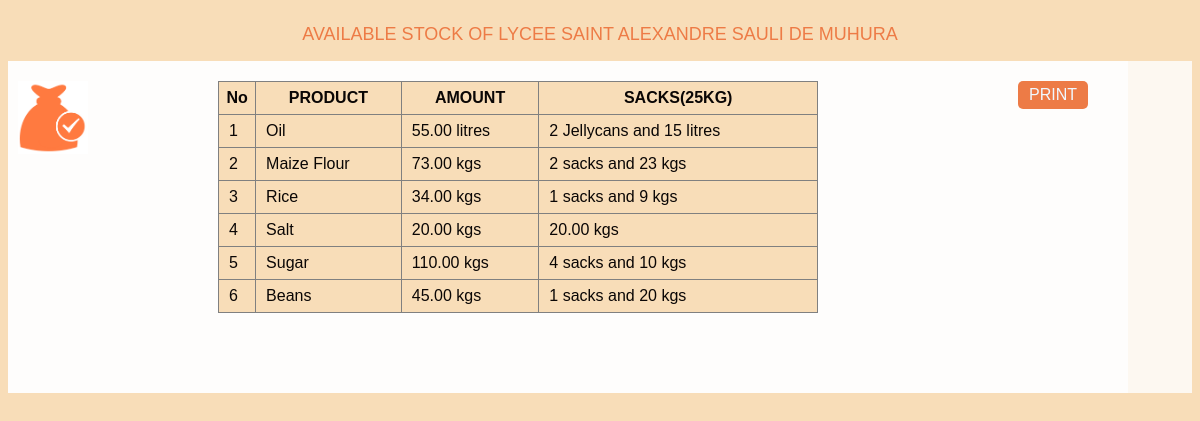
The app's page /Avaliable_stock.php, older data.
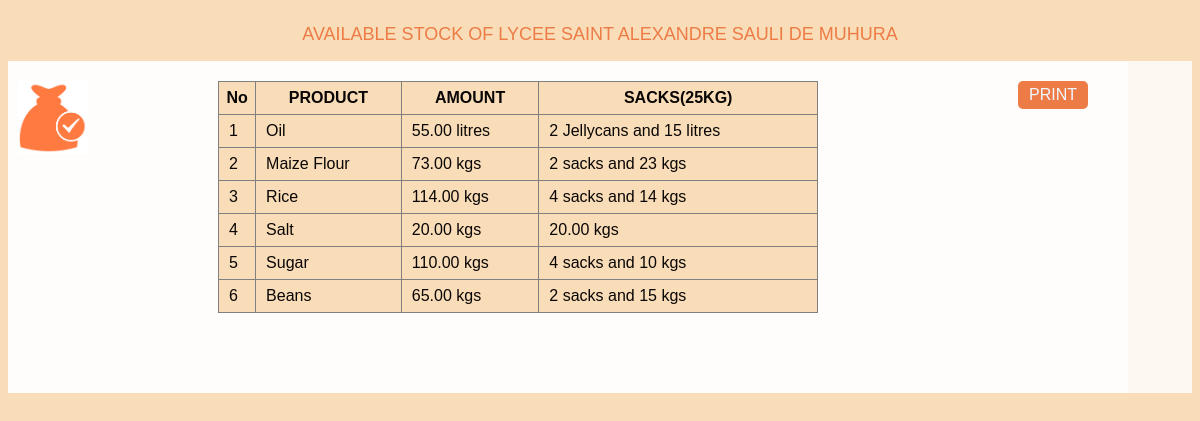
The same page, newer data.
### tables this page shows
CREATE TABLE `stock_in` (
  `id` int(11) NOT NULL,
  `pro_id` int(11) NOT NULL,
  `amount_in` decimal(13,2) NOT NULL,
  `in_date` date NOT NULL,
  `expired_date` date NOT NULL
);

CREATE TABLE `products` (
  `pro_id` int(11) NOT NULL,
  `product_name` varchar(200) NOT NULL,
  `Quantity` decimal(13,2) NOT NULL,
  `qnty_measures` varchar(50) NOT NULL DEFAULT 'kgs'
);

### Avaliable_stock.php (the view, shortened to what this page needs)
<!DOCTYPE html>
<html>
<head>
	<link rel="stylesheet" href="styles/Avaliable_stock.css">
</head>
<body>
	<div class="hidden-div">
		AVAILABLE STOCK OF LYCEE SAINT ALEXANDRE SAULI DE MUHURA
	</div>
	<div class="container">
	<div class="container-pic container-item">
<img class="image-available" src="images/av.png"><P>
</div>
			<?php
		$n=1;
		$connect=mysqli_connect('localhost','root','','lycee_smis');
		$select=mysqli_query($connect,"select products.*,stock_in.* from products,stock_in where products.pro_id=stock_in.pro_id and products.Quantity>0 GROUP BY stock_in.pro_id");
		if(mysqli_num_rows($select)>0){
			?>
			<div class="container-table container-item">
	<table class="table table-bordered table-css" border="1">
		<tr class="tabel-row">
			<th>No</th><th>PRODUCT</th><th>AMOUNT</th><th>SACKS(25KG)</th>
		</tr>
<?php
		while($fetch=mysqli_fetch_array($select)){
		if ($fetch['qnty_measures']== 'kgs') {
				$av=floor($fetch['Quantity']/25);
				$remains=$fetch['Quantity']%25;
				$unit="sacks";
			}else{
				$av=floor($fetch['Quantity']/20);
				$remains=$fetch['Quantity']%20;
				$unit="Jellycans";
			}
		?>
		<tr class="tabel-row tabel-row-products">
<td style="padding-left:10px;"><?php echo $n;?></td>
<td style="padding-left:10px;"><?php echo $fetch['product_name'];?></td>
<td style="padding-left:10px;"><?php echo $fetch['Quantity']." ".$fetch['qnty_measures'];?></td>
<?php
	if ($remains>0) {
		if($av==0){
			?>
			<td style="padding-left:10px;"><?php echo $fetch['Quantity']." ".$fetch['qnty_measures'];?></td>
			<?php
		}
		else{
			?>
			<td style="padding-left:10px;"><?php echo "$av $unit and $remains ".$fetch['qnty_measures'];?></td>
			<?php
		}
	}
	else{
		?>
		<td style="padding-left:10px;"><?php echo "$av $unit";?></td></tr>
		<?php
	}
	$n++;
}
?>
	</table>
</div>
<div class="container-btn container-item">
	<button class="btn btn-DANGER print-btn" onclick="window.print()">PRINT</button>
</div>
	<?php
}
?>
</div>
</body>
</html>

### styles/Avaliable_stock.css (style rules this page uses)
* { background: rgb(248, 221, 184); font-size: 16px; font-family: sans-serif; }
.table-css { color: rgb(10, 6, 5); padding: 10px; width: 600px; border-collapse: collapse; }
.tabel-row { padding: 20px; margin: 0px; line-height: 30px; font-size: 20px; }
.tabel-row-products { align-items: center; }
.container { width: 100%; background-color: rgba(255, 255, 255, 0.8); display: flex; flex-wrap: nowrap; }
.container-item { padding-top: 20px; background-color: rgba(255, 255, 255, 0.8); padding-bottom: 5rem; }
.container-pic { padding-left: 10px; width: 200px; }
.container-table { width: 800px; }
.container-btn { width: 110px; }
.print-btn { background-color: rgb(237, 123, 70); border: none; width: 70px; line-height: 25px; color: aliceblue; font-size: 18px; border-radius: 5px; font: 16px arial,sans serif; padding: 5px; text-transform: capitalize; }
.image-available { width:70px }
.hidden-div { padding: 1rem; font: 18px arial black,sans-serif; color: rgb(237, 123, 70); text-align: center; }

Row changes from the older to the newer data that the page shows:
changed through a linked row, stock_in "Rice": pro.Quantity "34.00" → "114.00"; pro.Quantity "1" → "4"; pro.Quantity "9" → "14"
changed through a linked row, stock_in "Beans": pro.Quantity "45.00" → "65.00"; pro.Quantity "1" → "2"; pro.Quantity "20" → "15"
